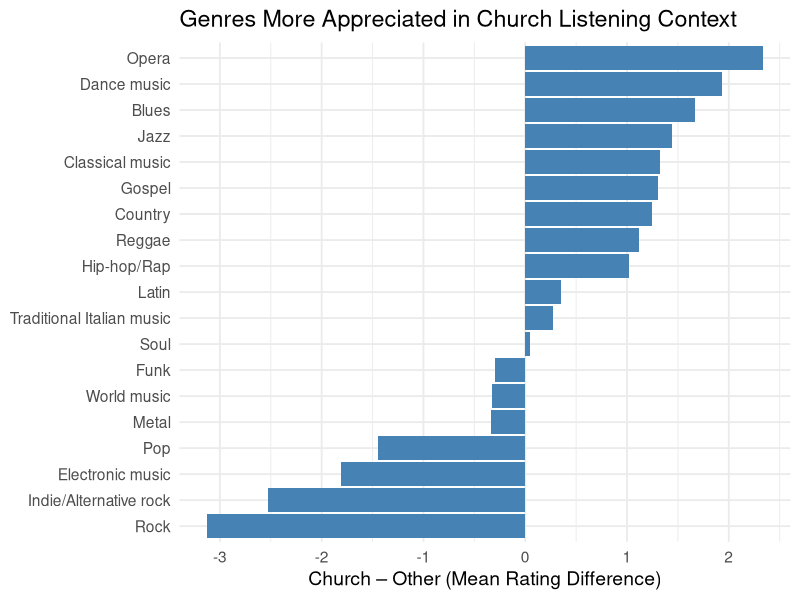

The R script that drew this image:
library(tidyverse)
library(ggpubr)

# Charger les données
df <- read.csv("full_questionnaire_data.csv")

# Extraire les colonnes des genres
genre_vars <- grep("^genre_", names(df), value = TRUE)

# Traduction des labels des genres
genre_labels <- c(
  "Classical music", "Opera", "Jazz", "Blues", "Reggae", "Funk", "Pop", "Gospel", "Rock", "Soul",
  "Metal", "Electronic music", "Hip-hop/Rap", "Indie/Alternative rock",
  "Dance music", "Latin", "Country", "Traditional Italian music", "World music"
)

# Garder seulement les lignes valides
df <- df %>% filter(rowSums(is.na(select(., all_of(genre_vars)))) < length(genre_vars))

# Créer une colonne "Church_vs_Other"
df <- df %>%
  mutate(MusicGroup = ifelse(MusicPlaces == "Chiesa", "Church", "Other"))

# Calculer les moyennes par groupe pour chaque genre
means_by_group <- df %>%
  group_by(MusicGroup) %>%
  summarise(across(all_of(genre_vars), mean, na.rm = TRUE), .groups = "drop")

# Calculer la différence Church - Other
diff_means <- as.numeric(means_by_group[means_by_group$MusicGroup == "Church", -1] -
                           means_by_group[means_by_group$MusicGroup == "Other", -1])

# Créer un data.frame long pour plotting
diff_df <- data.frame(
  Genre = genre_labels,
  Difference = diff_means
)

# Plot sans "Genre" affiché à gauche
ggplot(diff_df, aes(x = reorder(Genre, Difference), y = Difference)) +
  geom_col(fill = "steelblue") +
  coord_flip() +
  theme_minimal(base_size = 14) +
  labs(x = NULL, y = "Church – Other (Mean Rating Difference)",
       title = "Genres More Appreciated in Church Listening Context") +
  theme(axis.title.y = element_blank())
